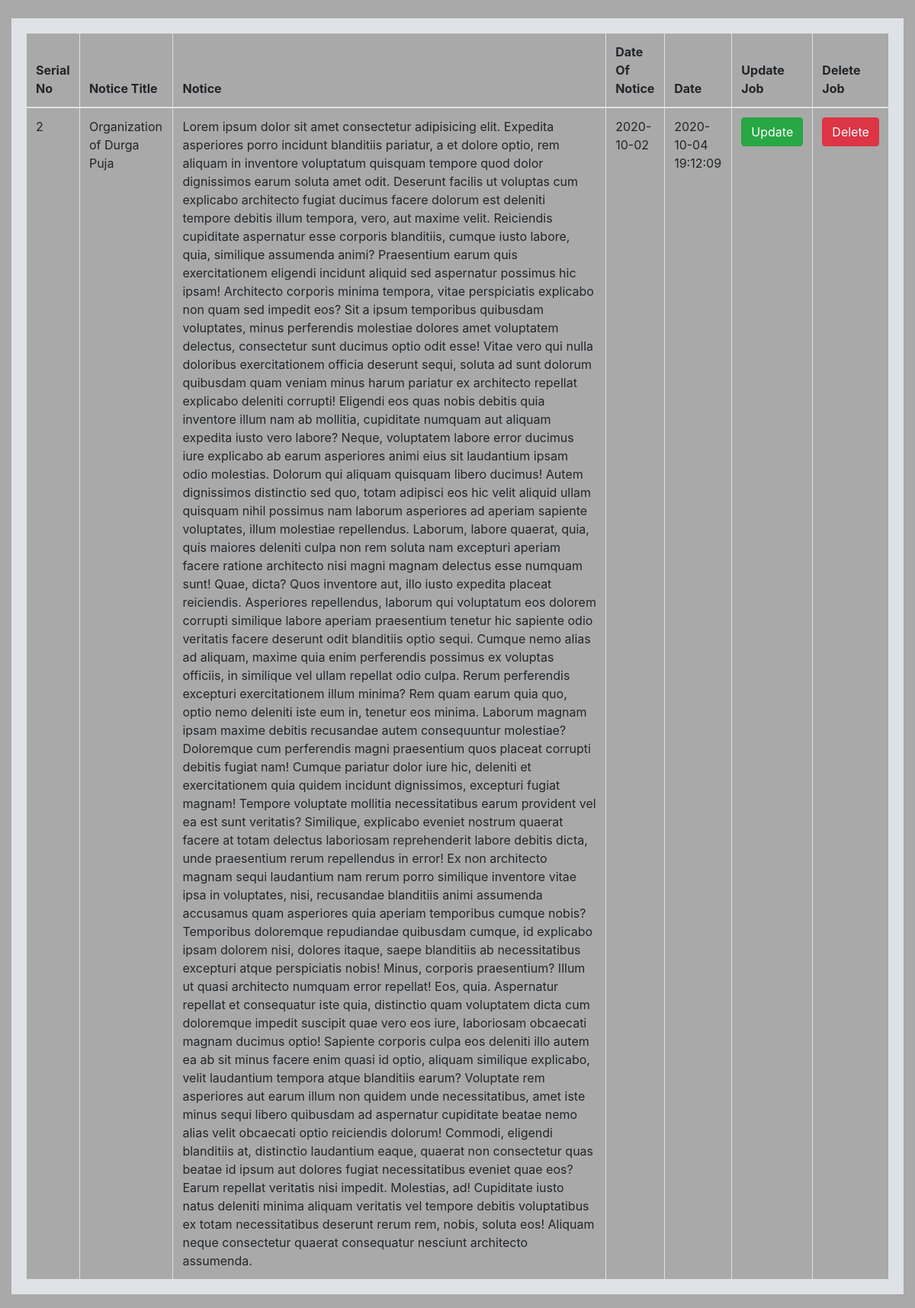
/view_notice.php (signed in), run on the app's committed database.
### tables this page shows
CREATE TABLE `notice` (
  `notice_slno` int(100) NOT NULL,
  `notice_title` varchar(100) NOT NULL,
  `notice_desp` varchar(10000) NOT NULL,
  `date_of_notice` varchar(100) NOT NULL,
  `precident_sign` varchar(100) NOT NULL,
  `secretry_sign` varchar(100) NOT NULL,
  `date` datetime NOT NULL DEFAULT CURRENT_TIMESTAMP
);

### view_notice.php (the view, shortened to what this page needs)
<?php
    include 'dbconn.php';
if(!isset($_SESSION['loggedin']) && $_SESSION['user']=="admin"){
echo '
<div class="alert alert-danger" role="alert">
Login First
</div>';
}
else if(isset($_SESSION['loggedin']) && $_SESSION['user']==null){
    echo '
    <div class="alert alert-danger" role="alert">
    You are not an Admin
    </div>';
}
else if(!isset($_SESSION['loggedin']) && $_SESSION['user']==null){
    echo '
    <div class="alert alert-danger" role="alert">
    Login First
    </div>';
    }
    else{
?>
<!doctype html>
<html lang="en">
<head>
    <link rel="stylesheet" href="https://stackpath.bootstrapcdn.com/bootstrap/4.5.2/css/bootstrap.min.css"
>
</head>
<body style="background-color: darkgray;">
    <div class="container-fluid">
        <table class="table table-bordered my-4" style="border-width: 20px;">
            <thead style="background-color:darkgray;">
                <tr>
                    <th scope="col">Serial No</th>
                    <th scope="col">Notice Title</th>
                    <th scope="col">Notice</th>
                    <th scope="col">Date Of Notice</th>
                    <th scope="col">Date</th>
                    <th scope="col">Update Job</th>
                    <th scope="col">Delete Job</th>
                </tr>
            </thead>
            <tbody>
                <?php
$sql="select * from `notice`";
$result=mysqli_query($conn,$sql);
while($row=mysqli_fetch_assoc($result)){
echo ' <tr>
<td>'.$row['notice_slno'].'</td>
<td>'.$row['notice_title'].'</td>
<td>'.$row['notice_desp'].'</td>
<td>'.$row['date_of_notice'].'</td>
<td>'.$row['date'].'</td>
<td> <a href="update_notice.php?notice_id='.$row['notice_slno'].'"><button type="button" class="btn btn-success">Update</button></td></a>
<td><a href="delete_notice.php?notice_id='.$row['notice_slno'].'"><button type="button" class="btn btn-danger">Delete</button></td></a>
</tr>';
}
?>
            </tbody>
        </table>
    </div>
    <?php }?>
</body>
</html>

### data on the page
notice: notice_slno "2", notice_title "Organization of Durga Puja", notice_desp "Lorem ipsum dolor sit amet consectetur adipisicing elit. Expedita asperiores porro incidunt blanditiis pariatur, a et dolore optio, rem aliquam in inventore voluptatum quisquam tempore quod dolor dignissimos earum soluta amet odit. Deserunt facilis ut voluptas cum explicabo architecto fugiat ducimus facere dolorum est deleniti tempore debitis illum tempora, vero, aut maxime velit. Reiciendis cupiditate aspernatur esse corporis blanditiis, cumque iusto labore, quia, similique assumenda animi? Praesentium earum quis exercitationem eligendi incidunt aliquid sed aspernatur possimus hic ipsam! Architecto corporis minima tempora, vitae perspiciatis explicabo non quam sed impedit eos? Sit a ipsum…", date_of_notice "2020-10-02", date "2020-10-04 19:12:09"
